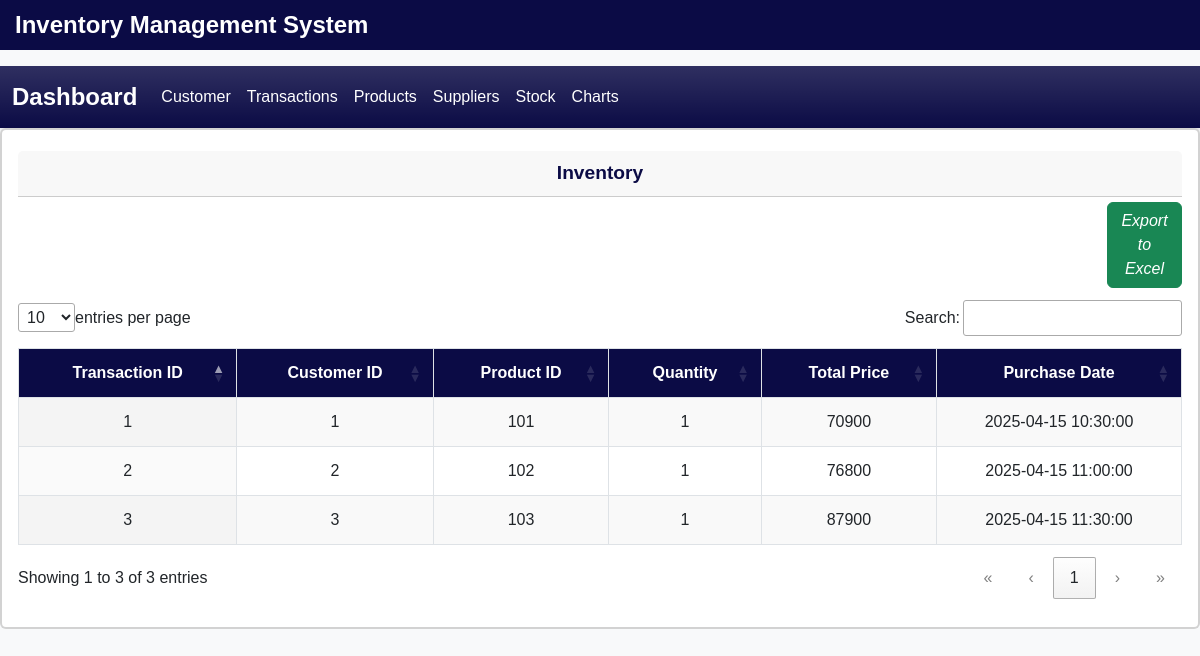
The page /transaction.php on the database as committed earlier.
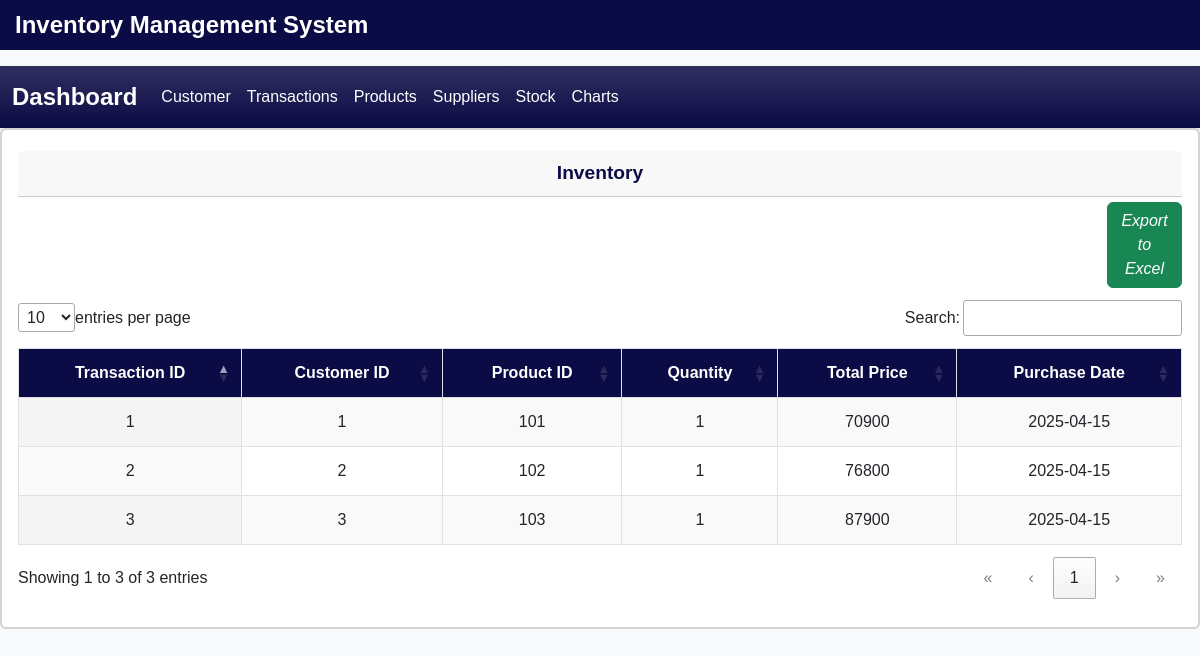
The same page on the database as committed later.
### tables this page shows
CREATE TABLE `transactions_table` (
  `transaction_id` int PRIMARY KEY AUTO_INCREMENT,
  `customer_id` int,
  `product_id` int,
  `quantity` int,
  `total_price` decimal,
  `purchase_date` date
);

### transaction.php (the view, shortened to what this page needs)
<?php
include "header.php";
include "navbar.php";
$host = 'localhost';
$username =  'root';
$password = '';
$database = 'new-ims';
$conn = '';
try{
  $conn = new mysqli($host, $username, $password, $database);
}catch(mysqli_sql_exception){
  echo"Could not connect to the database";
}
?>
<div class="card border-2">
  <div class="card-body">
    <div class = "card-header">Inventory</div>
        <div class="row">
      <div class="col-1"></div>
      <div class="col-1"></div>
      <div class="col-1"></div>
      <div class="col-1"></div>
      <div class="col-1"></div>
      <div class="col-1"></div>
      <div class="col-1"></div>
      <div class="col-1"></div>
      <div class="col-1"></div>
      <div class="col-1"></div>
      <div class="col-1"></div>
      <div class="col-1">
        <a href = "functions/excelTransac.php" class = "btn btn-success"><i class = "dwn">Export to Excel</i></a>
      </div>
    </div>
<table id="myTable" class="display">
        <thead>
            <tr>
                <th>Transaction ID</th>
                <th>Customer ID</th>
                <th>Product ID</th>
                <th>Quantity</th>
                <th>Total Price</th>
                <th>Purchase Date</th>
            </tr>
        </thead>
        <tbody>
<?php
    $query = "SELECT transaction_id, customer_id, product_id, quantity, total_price, purchase_date FROM transactions_table";
    $result = $conn->query($query);
    if($result->num_rows > 0 ){
      while($row = $result->fetch_assoc()){
        echo "<tr>";
        echo "<td>" .  htmlspecialchars($row['transaction_id']). "</td>";
        echo "<td>" .  htmlspecialchars($row['customer_id']). "</td>";
        echo "<td>" .  htmlspecialchars($row['product_id']). "</td>";
        echo "<td>" .  htmlspecialchars($row['quantity']). "</td>";
        echo "<td>" .  htmlspecialchars($row['total_price']) . "</td>";
        echo "<td>" .  htmlspecialchars($row['purchase_date']). "</td>";
      }
    }else {
      echo "<tr> <td colspan = '6'>No data found </td> </tr>";
    }
?>
        </tbody>
    </table>
</div>
<?php include "footer.php"; ?>

Rows that differ between the two databases and show on the page:
changed transactions_table id 1: purchase_date "2025-04-15 10:30:00" → "2025-04-15"
changed transactions_table id 2: purchase_date "2025-04-15 11:00:00" → "2025-04-15"
changed transactions_table id 3: purchase_date "2025-04-15 11:30:00" → "2025-04-15"
